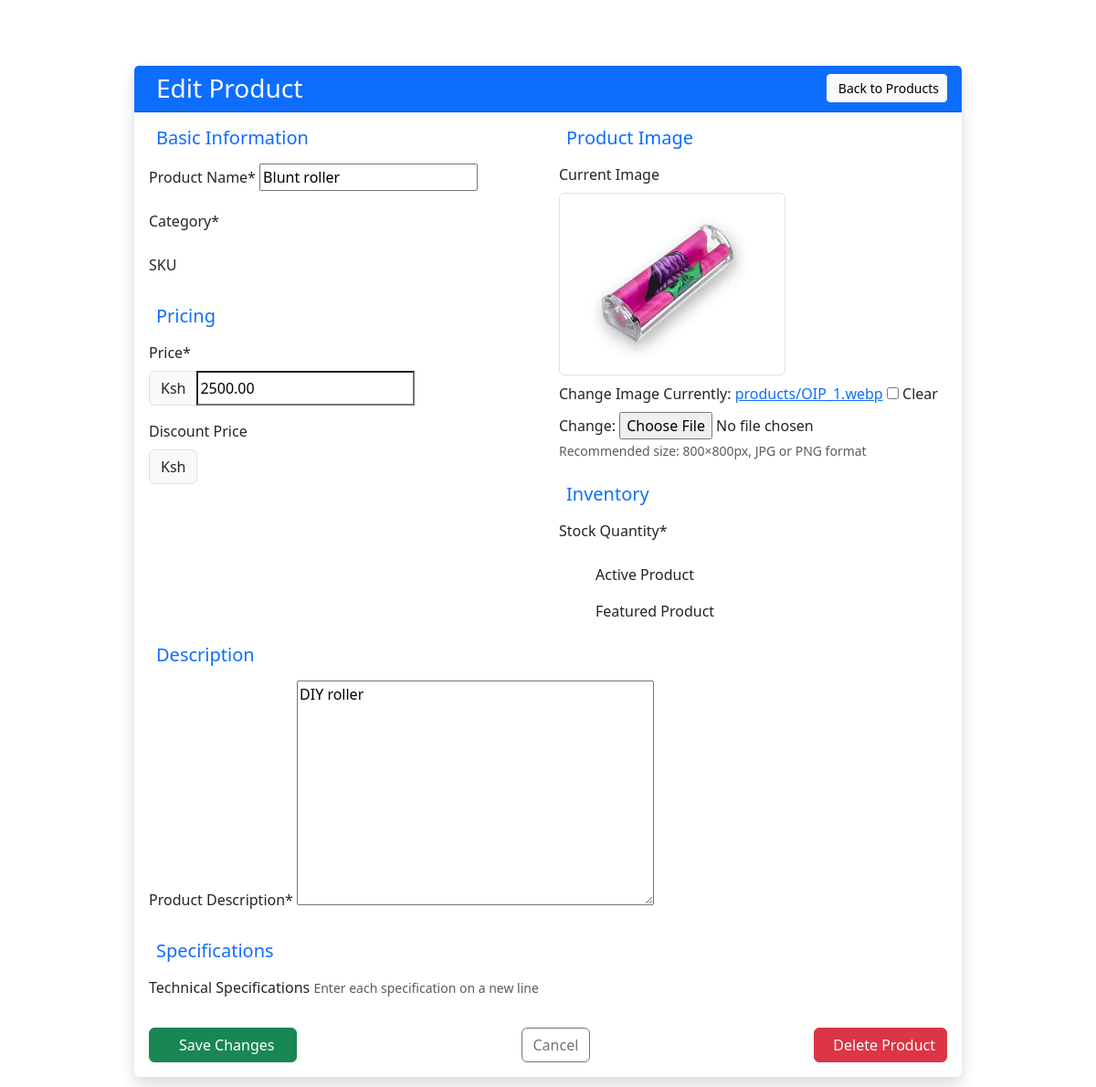
The app's page /custom-admin/products/13/edit/ (signed in) with its own data.
### core/models.py (models this page shows, shortened)
class Product(models.Model):
    name = models.CharField(max_length=255)
    description = models.TextField(blank=True, null=True)
    price = models.DecimalField(max_digits=10, decimal_places=2)
    discount_price = models.DecimalField(max_digits=10, decimal_places=2, blank=True, null=True)
    stock = models.PositiveIntegerField(default=0)
    category = models.CharField(max_length=100, blank=True, null=True)
    is_featured = models.BooleanField(default=False)
    is_active = models.BooleanField(default=True)
    image = models.ImageField(upload_to='products/', blank=True, null=True)
    created_at = models.DateTimeField(auto_now_add=True)

### core/views.py (the view)
# urls.py: path('custom-admin/products/<int:pk>/edit/', views.edit_product, name='edit_product'),
@login_required(login_url='/')
def edit_product(request, pk):
    product = get_object_or_404(Product, pk=pk)
    if request.method == 'POST':
        form = ProductForm(request.POST, request.FILES, instance=product)
        if form.is_valid():
            form.save()
            messages.success(request, "Product updated successfully.")
            return redirect('product_list')
    else:
        form = ProductForm(instance=product)
    return render(request, 'edit_product.html', {'form': form, 'product': product})

### core/forms.py
class ProductForm(forms.ModelForm):
    class Meta:
        model = Product
        fields = ['name', 'description', 'price', 'image']

### core/templates/edit_product.html (shortened to what this page needs)
{% extends "base.html" %}
{% load static %}
{% block content %}
<div class="container py-5">
  <div class="row justify-content-center">
    <div class="col-lg-10">
      <div class="card border-0 shadow">
        <div class="card-header bg-primary text-white">
          <div class="d-flex justify-content-between align-items-center">
            <h3 class="mb-0">Edit Product</h3>
            <a href="{% url 'product_list' %}" class="btn btn-light btn-sm">
               Back to Products
            </a>
          </div>
        </div>
        <div class="card-body">
          <form method="POST" enctype="multipart/form-data" class="needs-validation" novalidate>
            <div class="row">
              <div class="col-md-6">
                <div class="mb-4">
                  <h5 class="text-primary mb-3">Basic Information</h5>
                  <div class="form-group mb-3">
                    <label for="{{ form.name.id_for_label }}" class="form-label">Product Name*</label>
                    {{ form.name }}
                  </div>
                  <div class="form-group mb-3">
                    <label for="{{ form.category.id_for_label }}" class="form-label">Category*</label>
                  </div>
                  <div class="form-group mb-3">
                    <label for="{{ form.sku.id_for_label }}" class="form-label">SKU</label>
                  </div>
                </div>
                <div class="mb-4">
                  <h5 class="text-primary mb-3">Pricing</h5>
                  <div class="form-group mb-3">
                    <label for="{{ form.price.id_for_label }}" class="form-label">Price*</label>
                    <div class="input-group">
                      <span class="input-group-text">Ksh</span>
                      {{ form.price }}
                    </div>
                  </div>
                  <div class="form-group mb-3">
                    <label for="{{ form.discount_price.id_for_label }}" class="form-label">Discount Price</label>
                    <div class="input-group">
                      <span class="input-group-text">Ksh</span>
                    </div>
                  </div>
                </div>
              </div>
              <div class="col-md-6">
                <div class="mb-4">
                  <h5 class="text-primary mb-3">Product Image</h5>
                  <div class="form-group mb-3">
                    <label class="form-label">Current Image</label>
                    <div class="mb-2">
                      {% if product.image %}
                        <img src="{{ product.image.url }}" alt="Current product image" class="img-thumbnail" style="max-height: 200px;">
                      {% else %}
                        <div class="text-muted">No image available</div>
                      {% endif %}
                    </div>
                    <label for="{{ form.image.id_for_label }}" class="form-label">Change Image</label>
                    {{ form.image }}
                    <small class="form-text text-muted">Recommended size: 800×800px, JPG or PNG format</small>
                  </div>
                </div>
                <div class="mb-4">
                  <h5 class="text-primary mb-3">Inventory</h5>
                  <div class="form-group mb-3">
                    <label for="{{ form.stock.id_for_label }}" class="form-label">Stock Quantity*</label>
                  </div>
                  <div class="form-check form-switch mb-3">
                    <label class="form-check-label" for="{{ form.is_active.id_for_label }}">Active Product</label>
                  </div>
                  <div class="form-check form-switch mb-3">
                    <label class="form-check-label" for="{{ form.is_featured.id_for_label }}">Featured Product</label>
                  </div>
                </div>
              </div>
            </div>
            <div class="mb-4">
              <h5 class="text-primary mb-3">Description</h5>
              <div class="form-group mb-3">
                <label for="{{ form.description.id_for_label }}" class="form-label">Product Description*</label>
                {{ form.description }}
              </div>
            </div>
            <div class="mb-4">
              <h5 class="text-primary mb-3">Specifications</h5>
              <div class="form-group mb-3">
                <label for="{{ form.specifications.id_for_label }}" class="form-label">Technical Specifications</label>
                <small class="form-text text-muted">Enter each specification on a new line</small>
              </div>
            </div>
            <div class="d-flex justify-content-between mt-4">
              <button type="submit" class="btn btn-success px-4">
                Save Changes
              </button>
              <a href="{% url 'product_list' %}" class="btn btn-outline-secondary">
                Cancel
              </a>
              <button type="button" class="btn btn-danger" data-bs-toggle="modal" data-bs-target="#deleteModal">
                Delete Product
              </button>
            </div>
          </form>
        </div>
      </div>
    </div>
  </div>
</div>
{% endblock %}

### records on screen
Product: name "Blunt roller", price "2500.00", image (picture), description "DIY roller"
